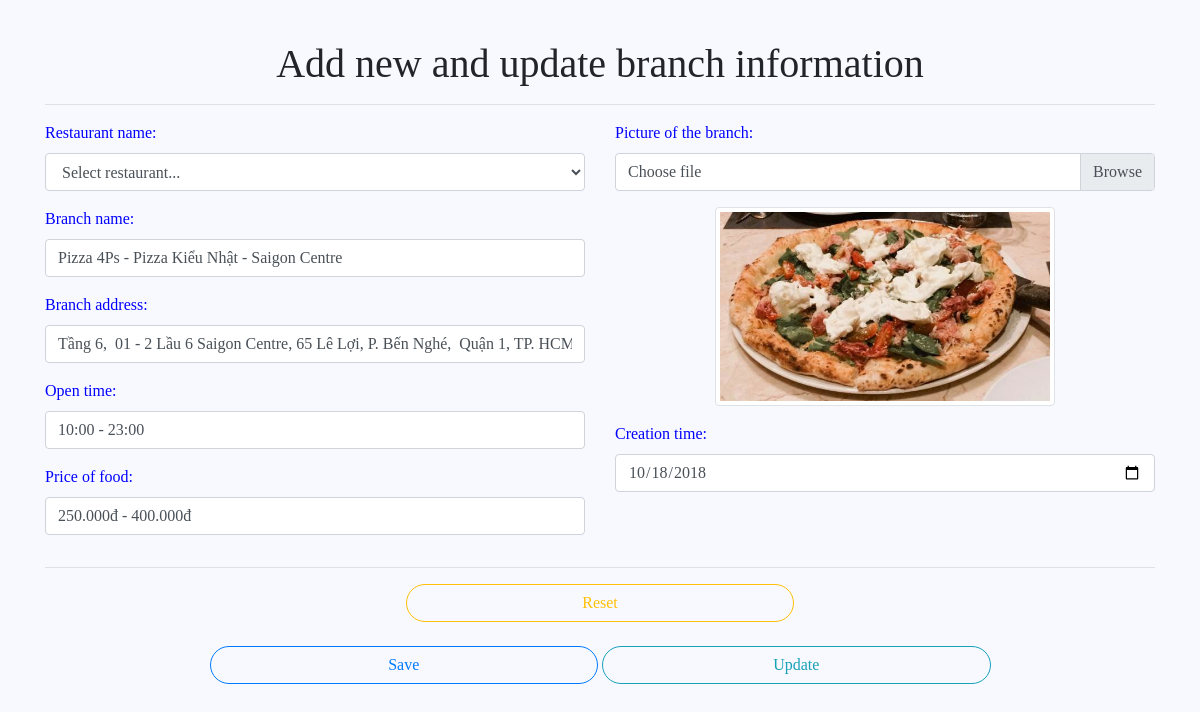
Screenshot of /SERVER/foody-admin/src/admin/modules/user/branch/formAddNewBranch.php?editBranch=4 (signed in) with the database file from the repository.
### tables this page shows
CREATE TABLE `restaurants_branch` (
  `id` int(11) NOT NULL,
  `res_branch_code` text NOT NULL,
  `res_code` text NOT NULL,
  `res_branch_name` text NOT NULL,
  `res_branch_address` text NOT NULL,
  `res_branch_opentime` text NOT NULL,
  `res_branch_price` text NOT NULL,
  `res_branch_image` text NOT NULL,
  `action_like` int(1) NOT NULL,
  `action_touch` int(1) NOT NULL,
  `create_at` date NOT NULL,
  `update_at` date NOT NULL
);

### SERVER/foody-admin/src/admin/modules/user/branch/importLibs.php (called while the page is built, shortened)
<?php
include 'Branch.php';
$branch = new Branch();
require 'updateBranch.php';

### SERVER/foody-admin/src/admin/modules/user/branch/Branch.php (called while the page is built, shortened)
<?php
class Branch
{
    private $resBranchName;
    private $resBranchAddress;
    private $resBranchOpenTime;
    private $resBranchPrice;
    private $resBranchImage;
    private $create_at;
    public function getResBranchName()
    {
        return $this->resBranchName;
    }
    public function setResBranchName($resBranchName)
    {
        $this->resBranchName = $resBranchName;
        return $this;
    }
    public function getResBranchAddress()
    {
        return $this->resBranchAddress;
    }
    public function setResBranchAddress($resBranchAddress)
    {
        $this->resBranchAddress = $resBranchAddress;
        return $this;
    }
    public function getResBranchOpenTime()
    {
        return $this->resBranchOpenTime;
    }
    public function setResBranchOpenTime($resBranchOpenTime)
    {
        $this->resBranchOpenTime = $resBranchOpenTime;
        return $this;
    }
    public function getResBranchPrice()
    {
        return $this->resBranchPrice;
    }
    public function setResBranchPrice($resBranchPrice)
    {
        $this->resBranchPrice = $resBranchPrice;
        return $this;
    }
    public function getResBranchImage()
    {
        return $this->resBranchImage;
    }
    public function setResBranchImage($resBranchImage)
    {
        $this->resBranchImage = $resBranchImage;
        return $this;
    }
    public function getCreate_at()
    {
        return $this->create_at;
    }
    public function setCreate_at($create_at)
    {
        $this->create_at = $create_at;
        return $this;
    }
}

### SERVER/foody-admin/src/admin/modules/user/branch/updateBranch.php (called while the page is built, shortened)
<?php
if (isset($_GET['editBranch'])) {
    $id = $_GET['editBranch'];
    $rec = mysqli_query($connect, "select * from restaurants_branch where id=$id");
}

### SERVER/foody-admin/src/admin/modules/user/branch/formAddNewBranch.php (the view, shortened to what this page needs)
<?php
require 'importLibs.php';
?>
<!DOCTYPE html>
<html lang="en">
<head>
    <link rel="stylesheet" href="https://maxcdn.bootstrapcdn.com/bootstrap/4.1.3/css/bootstrap.min.css">
    <link rel="stylesheet" href="https://cdn.datatables.net/1.10.19/css/dataTables.bootstrap4.min.css">
</head>
<body>
    <div class="container">
        <h1 style="text-align: center">Add new and update branch information</h1>
        <hr>
        <div class="row">
            <div class="col-lg-12 col-md-12 col-sm-12 col-12">
                <form action='formAddNewBranch.php' method="POST" enctype="multipart/form-data">
                    <div class="row">
                        <div class="col-lg-6 col-md-8 col-sm-12 col-12">
                            <div class="form-group">
                                <label for="resCode">Restaurant name:</label>
                                <select name="resCode" id="resCode" class="form-control">
                                    <option value="">
                                            Select restaurant...
                                    </option>
                                </select>
                            </div>
                            <div class="form-group">
                                <label for="branchName">Branch name:</label>
                                <input type="text" class="form-control" placeholder="Enter branch name" name="branchName" id="branchName" value="<?php echo $branch->getResBranchName(); ?>">
                            </div>
                            <div class="form-group">
                                <label for="branchAddress">Branch address:</label>
                                <input type="text" class="form-control" placeholder="Enter branch address" name="branchAddress" id="branchAddress" value="<?php echo $branch->getResBranchAddress(); ?>">
                            </div>
                            <div class="form-group">
                                <label for="branchOpenTime">Open time:</label>
                                <input type="text" class="form-control" placeholder="Enter open time" name="branchOpenTime" id="branchOpenTime" value="<?php echo $branch->getResBranchOpenTime(); ?>">
                            </div>
                            <div class="form-group">
                                <label for="branchPrice">Price of food:</label>
                                <input type="text" class="form-control" placeholder="Enter Price of food" name="branchPrice" id="branchPrice" value="<?php echo $branch->getResBranchPrice(); ?>">
                            </div>
                        </div>
                        <div class="col-lg-6 col-md-8 col-sm-12 col-12">
                            <div class="form-group">
                                <label for="branchImage">Picture of the branch:</label>
                                <div class="input-group mb-3">
                                    <div class="custom-file">
                                        <label class="custom-file-label" for="inputGroupFile01">
                                            Choose file
                                        </label>
                                    </div>
                                </div>
                            </div>
                            <div class="form-group" style="text-align: center">
                                <img id="blah" class="img-thumbnail" src="<?php echo $branch->getResBranchImage(); ?>" alt="" srcset="" width="340px">
                            </div>
                            <div class="form-group">
                                <label for="branchCreate">Creation time:</label>
                                <input type="date" class="form-control" id="branchCreate" placeholder="Enter creation time" name="branchCreate" value="<?php echo $branch->getCreate_at(); ?>">
                            </div>
                        </div>
                    </div>
                    <hr>
                    <div class="form-group" style="text-align: center;">
                        <a class="btn btn-outline-warning" style="width: 35%; border-radius: 20px" href="formAddNewBranch.php">Reset</a>
                        <br><br>
                        <button type="submit" id="btnSaveBranch" name="btnSaveBranch" class="btn btn-outline-primary" style="width: 35%; border-radius: 20px">Save</button>
                        <button type="submit" id="btnUpdateBranch" name="btnUpdateBranch" class="btn btn-outline-info" style="width: 35%; border-radius: 20px">Update</button>
                    </div>
                </form>
            </div>
        </div>
    </div>
</body>
</html>

### SERVER/foody-admin/src/admin/modules/user/branch/formAddNewBranch.php (style rules this page uses)
body { font-family: Serif; margin-bottom: 50px; margin-top:40px; background-color: #F8F8FF; }
label { color: blue; }

### rows the page displays
restaurants_branch: branchName "Pizza 4Ps - Pizza Kiểu Nhật - Saigon Centre", branchAddress "Tầng 6, 01 - 2 Lầu 6 Saigon Centre, 65 Lê Lợi, P. Bến Nghé, Quận 1, TP. HCM", branchOpenTime "10:00 - 23:00", branchPrice "250.000đ - 400.000đ", res_branch_image (picture), branchCreate "10/18/2018"
